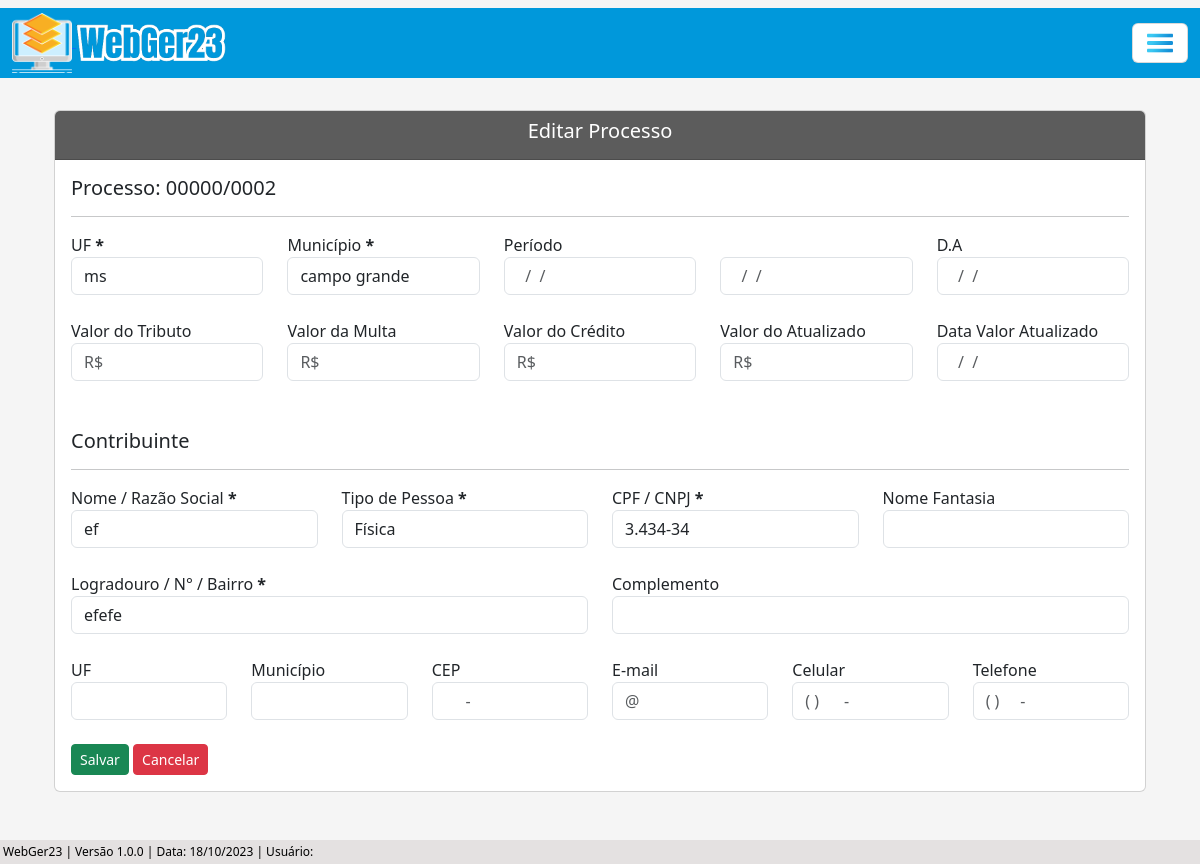
The page /editar/processo-adm/2/ on the database its author committed.
### processo/models.py (models this page shows, shortened)
class Base(models.Model): # Classe base, será herdada pelas outras classes
    data_criacao = models.DateTimeField('data_criação', auto_now_add=True)
    usuario_criador = models.ForeignKey(get_user_model(), verbose_name='Usuário Criador', on_delete=models.SET_NULL, null=True)
    data_alteracao = models.DateTimeField('Alterado', auto_now=True)
    ativo = models.BooleanField('Ativo', default=True)
    class Meta:
        abstract = True

class ProcessoAdm(Base):
    tipo_pessoas = (
        ('Física', 'Física'), ('Jurídica', 'Jurídica'),
    )
    numero = models.CharField(unique=True, verbose_name='N°', max_length=10) # Número do processo
    municipio = models.CharField(max_length=50, verbose_name='Município') # Município
    uf = models.CharField(max_length=2) # UF
    data_inicial = models.DateField(blank=True, null=True) # Data Inicial do Período do processo
    data_final = models.DateField(blank=True, null=True) # Data final do Período do processo
    data_div_ativa = models.DateField(blank=True, null=True) # Data dívida ativa
    valor_atributo = models.CharField(max_length=14, blank=True, null=True)  # Valor do atributo
    valor_multa = models.CharField(max_length=14, blank=True, null=True) # Valor da multa
    valor_credito = models.CharField(max_length=14, blank=True, null=True) # Valor do crédito
    valor_atualizado = models.CharField(max_length=14, blank=True, null=True) # Valor do atualizado
    data_valor_atualizado = models.DateField(blank=True, null=True) # Data valor atualizado
    nome_contribuinte = models.CharField(max_length=50)  # Nome / Razão Social
    tipo_pessoa = models.CharField(max_length=50, choices=tipo_pessoas) # Física / Jurídica # Utiliza choices(escolhas) para selecionar o tipo de pessoas
    documento = models.CharField(max_length=20, verbose_name='CPF/CNPJ', unique=True) # CPF / CNPJ
    nome_fantasia = models.CharField(max_length=50, blank=True, null=True) # Nome Fantasia
    email = models.EmailField(max_length=50, blank=True, null=True) # E-mail
    endereco = models.CharField(max_length=150) # Rua
    complemento = models.CharField(max_length=50, blank=True, null=True) # Complemento
    municipio_contribuinte = models.CharField(max_length=50, blank=True, null=True) # Município Contribuinte
    uf_contribuinte = models.CharField(max_length=2, verbose_name='UF', blank=True, null=True) # UF Contribuinte
    cep = models.CharField(max_length=10, blank=True, null=True) # CEP
    telefone = models.CharField(max_length=20, blank=True, null=True) # Telefone
    celular = models.CharField(max_length=20, blank=True, null=True) # Celular

### processo/views.py (the view, shortened to what this page needs)
# urls.py: path('editar/processo-adm/<int:pk>/', ProcessoAdmUpdate.as_view(), name='proc-adm-update'),
class ProcessoAdmUpdate(UpdateView):
    model = ProcessoAdm
    template_name = 'processos/updates/processo_adm_update.html'
    fields = ['ativo', 'municipio', 'uf', 'data_inicial', 'data_final', 'data_div_ativa', 'valor_atributo', 'valor_multa', 'valor_credito', 'valor_atualizado', 'data_valor_atualizado', 'nome_contribuinte', 'tipo_pessoa', 'documento', 'nome_fantasia', 'email', 'endereco', 'complemento', 'municipio_contribuinte', 'uf_contribuinte', 'cep', 'telefone', 'celular']
    success_url = reverse_lazy('proc-adm-list')
    def get_context_data(self, **kwargs):
        processo_pk = self.kwargs.get('pk') # Pega a PK do processo através da URL
        context = super().get_context_data(**kwargs)
        context['dados_processo'] = ProcessoAdm.objects.filter(pk=processo_pk) # Filtra os dados do processo através da pk
        return context

### processo/templates/processos/updates/processo_adm_update.html (shortened to what this page needs)
{% extends 'index.html' %}
{% load static %}
{% load widget_tweaks %}
{% block conteudo %}
    <div class="container p-4">
        <div class="card">
            <div class="card-header text-white" style="background-color: #5c5c5c;">
                <h5 style="text-align: center;">Editar Processo</h5>
            </div>
            <div class="card-body">
                <form action="" method="post" enctype="multipart/form-data">
                    {% for atributo in dados_processo %}
                        <h5>Processo: {{ atributo.numero }}</h5>
                    {% endfor %}
                    <hr>
                    <div class="row">
                        <div class="col">
                            <label for="uf">UF <b>*</b></label>
                            {% render_field form.uf class="form-control" id="uf"%}
                        </div>
                        <div class="col">
                            <label for="municipio">Município <b>*</b></label>
                            {% render_field form.municipio class="form-control" id="municipio"%}
                        </div>
                        <div class="col">
                            <label for="data_inicial">Período</label>
                            {% render_field form.data_inicial class="form-control" id="data_inicial" placeholder="  /  /    "%}
                        </div>
                        <div class="col">
                            {% render_field form.data_final class="form-control" id="data_final" placeholder="  /  /    "%}
                        </div>
                        <div class="col">
                            <label for="data_div_ativa">D.A</label>
                            {% render_field form.data_div_ativa class="form-control" id="data_div_ativa" placeholder="  /  /    "%}
                        </div>
                    </div>
                    <br>
                    <div class="row">
                        <div class="col">
                            <label for="valor_atributo">Valor do Tributo</label>
                            {% render_field form.valor_atributo class="mask-money form-control" placeholder="R$"  id="valor_atributo" autocomplete="off"%}
                        </div>
                        <div class="col">
                            <label for="valor_multa">Valor da Multa</label>
                            {% render_field form.valor_multa class="form-control" placeholder="R$" id="valor_multa" autocomplete="off"%}
                        </div>
                        <div class="col">
                            <label for="valor_credito">Valor do Crédito</label>
                            {% render_field form.valor_credito class="form-control" placeholder="R$" id="valor_credito" autocomplete="off"%}
                        </div>
                        <div class="col">
                            <label for="valor_atualizado">Valor do Atualizado</label>
                            {% render_field form.valor_atualizado class="form-control" placeholder="R$" id="valor_atualizado" autocomplete="off"%}
                        </div>
                        <div class="col">
                            <label for="data_valor_atualizado">Data Valor Atualizado</label>
                            {% render_field form.data_valor_atualizado class="form-control" id="data_valor_atualizado" placeholder="  /  /    "%}
                        </div>
                    </div>
                    <br><br>
                    <h5>Contribuinte</h5>
                    <hr>
                    <div class="row">
                        <div class="col">
                            <label for="nome_contribuinte">Nome / Razão Social <b>*</b></label>
                            {% render_field form.nome_contribuinte class="form-control" id="nome_contribuinte" autocomplete="off"%}
                        </div>
                        <div class="col">
                            <label for="tipo_pessoa">Tipo de Pessoa <b>*</b></label>
                            {% render_field form.tipo_pessoa class="form-control" id="tipo_pessoa" autocomplete="off"%}
                        </div>
                        <div class="col">
                            <label for="documento">CPF / CNPJ <b>*</b></label>
                            {% render_field form.documento class="form-control" id="documento" autocomplete="off"%}
                        </div>
                        <div class="col">
                            <label for="nome_fantasia">Nome Fantasia</label>
                            {% render_field form.nome_fantasia class="form-control" id="nome_fantasia" autocomplete="off"%}
                        </div>
                    </div>
                    <br>
                    <div class="row">
                        <div class="col">
                            <label for="endereco">Logradouro / N° / Bairro <b>*</b></label>
                            {% render_field form.endereco class="form-control" id="endereco" autocomplete="off"%}
                        </div>
                        <div class="col">
                            <label for="complemento">Complemento</label>
                            {% render_field form.complemento class="form-control" id="complemento" autocomplete="off"%}
                        </div>
                    </div>
                    <br>
                    <div class="row">
                        <div class="col">
                            <label for="uf_contribuinte">UF</label>
                            {% render_field form.uf_contribuinte class="form-control" id="uf_contribuinte" autocomplete="off"%}
                        </div>
                        <div class="col">
                            <label for="municipio_contribuinte">Município</label>
                            {% render_field form.municipio_contribuinte class="form-control" id="municipio_contribuinte" autocomplete="off"%}
                        </div>
                        <div class="col">
                            <label for="cep">CEP</label>
                            {% render_field form.cep class="form-control" placeholder="     -   " id="cep" autocomplete="off"%}
                        </div>
                        <div class="col">
                            <label for="email">E-mail</label>
                            {% render_field form.email class="form-control" placeholder="@" id="email" autocomplete="off" autocomplete="off"%}
                        </div>
                        <div class="col">
                            <label for="celular">Celular</label>
                            {% render_field form.celular class="form-control" placeholder="( )      -    " id="celular" autocomplete="off"%}
                        </div>
                        <div class="col">
                            <label for="telefone">Telefone</label>
                            {% render_field form.telefone class="form-control" placeholder="( )     -    " id="telefone" autocomplete="off"%}
                        </div>
                    </div>
                    <br>
                    <button type="submit" class="btn btn-success btn-sm">Salvar</button>
                    <a href="{% url 'proc-adm-list' %}" class="btn btn-danger btn-sm">Cancelar</a>
                </form>
            </div>
        </div>
    </div>
    <br><br>
{% endblock %}

### core/static/css/estilos.css (style rules this page uses)
body { background-color: whitesmoke; margin: 0; padding: 0; display: flex; flex-direction: column; min-height: 100vh; position: relative; }

### rows shown on the page
ProcessoAdm: numero "00000/0002", uf "ms", municipio "campo grande", nome_contribuinte "ef", tipo_pessoa "Física", documento "3.434-34", endereco "efefe"
